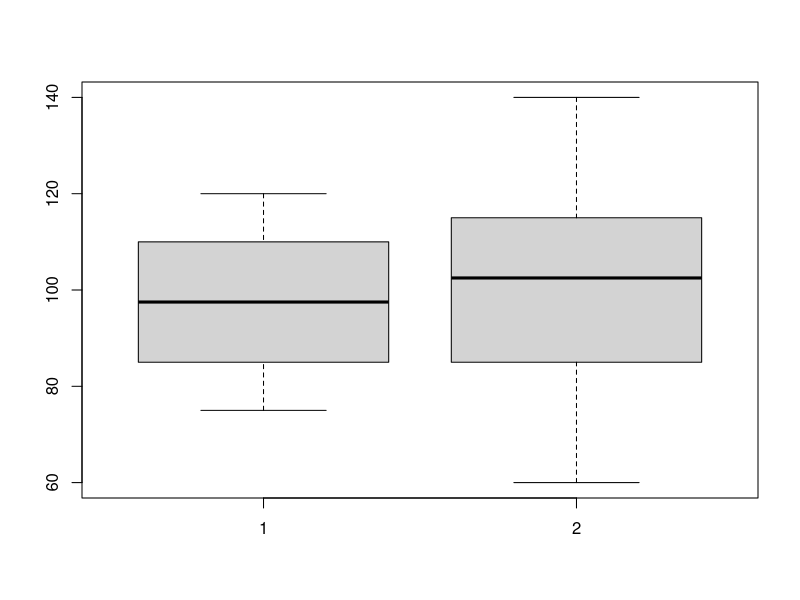

Write the R code that produced this figure.
########################################################################
#                       Two-sample tests of hypothesis 

## Two sample t-tests for independent variables

#Requirements:
#  1.The sampled populations follow the normal distribution (check Shapiro-Wilk test)
#  2.The sampled populations are independent. 

# Case I: Equal Population Variance
# Case II: Unequal Population Variance
# Check the equality of variances with "var.test"

# Hypothesis tesing:
help("t.test")

#t.test(sample1,sample2, alternative = c("two.sided", "less", "greater"), 
#       conf.level = 0.95, var.equal = FALSE)

# var.equal:	
# a logical variable indicating whether to treat the two variances as being equal. 
# If TRUE then the pooled variance is used to estimate the variance 
# otherwise the Welch (or Satterthwaite) approximation to the degrees of freedom is used.


## Two sample t-tests for paired samples

#Requirement:
#  1.The sampled populations follow the normal distribution (check Shapiro-Wilk test)

#t.test(sample1,sample2, alternative = c("two.sided", "less", "greater"), 
#       paired = TRUE, conf.level = 0.95)

# Note: paired = TRUE

########################################################################

# Application 1: A Customer Behavior Analysis

# A retail company wants to determine if there is a significant difference in 
# the average purchase amounts between two customer segments: 
# 1. online shoppers and 2. in-store shoppers. 
# They want to test whether online shoppers tend to spend more on average 
# compared to in-store shoppers.

# Sample data for online shoppers' purchase amounts
online_shoppers <- c(75, 80, 85, 90, 95, 100, 105, 110, 115, 120)
# Sample data for in-store shoppers' purchase amounts
in_store_shoppers <- c(60, 75, 115, 85, 140, 95, 100, 105, 110, 115)


#1. Test for normality:
#   H0= Sample data comes from a normally distributed population 
#   H1= Sample data does not come from a normally distributed population 
help("shapiro.test")

# H0= Sample data for online shoppers' purchase amounts comes from a normally distributed population 
shapiro.test(online_shoppers)
# Result: Since p-value = 0.8924 > 0.05, we do not reject H0.
# i.e, Sample data for online shoppers' purchase amounts is normally distributed.

shapiro.test(in_store_shoppers)
# i.e, Sample data for in-store shoppers' purchase amounts is normally distributed.

boxplot(online_shoppers, in_store_shoppers)


#2. Are the sampled populations independent?
# Yes, the since the purchase amounts of online shoppers does not depend on
# the purchase amounts of in-store shopper, the populations are independent.

#3. Test whether the population variances are equal or not
#   H0: The population variances are equal
#       F = Larger variance/smaller variance
help("var.test")
var.test(online_shoppers, in_store_shoppers)
# Result: p-value > 0.05, we do not reject H0
# The population variances are equal

# We want to check whether the online shoppers tend to spend more on average compared to in-store shopperss
# H0: online shoppers DO NOT tend to spend more on average compared to in-store shoppers
# H1: online shoppers tend to spend more on average compared to in-store shoppers
t.test(online_shoppers, in_store_shoppers, alternative = "greater", var.equal = TRUE)

# Since p-value > 0.05, we do not reject H0
# We do not have enough evidence to conclude that the online shoppers tend to 
# spend more on average compared to in-store shoppers at 0.05 significance level.



########################################################################
# Application 2: An IT Service Response Times

# An IT service provider wants to determine if there is a significant difference 
# in the response times of two customer support teams (Team A and Team B). 
# They collect data on response times for customer inquiries: 

# Response time data for two customer support teams
team_A_response <- c(12, 10, 14, 11, 13, 5, 21, 13, 14, 9, 15, 20, 18, 14)
team_B_response <- c(15, 16, 17, 15, 18, 19)

# Test the IT service provider's hypothesis at 0.01 level of significance.

# H0: there is no significant difference in the response times of two teams: mu_A = mu_B
# H1: there is a significant difference in the response times of two teams: mu_A != mu_B


## Checking for conditions:
#1. Test for normality:
shapiro.test(team_A_response)
shapiro.test(team_B_response)

#2. Are the sampled populations independent?
# Yes, the since the response times of two distinct teams has no such dependency
# the response time of Team A and Team B are independent.


#3. Test whether the population variances are equal or not
var.test(team_A_response, team_B_response)

## We want to check whether to check whether there is a significant difference in 
# the response times of two customer support teams (Team A and Team B).
# H0: there is no significant difference in the response times of two teams: mu_A = mu_B
# H1: there is a significant difference in the response times of two teams: mu_A != mu_B

t.test(team_A_response, team_B_response, alternative = "two.sided", var.equal = FALSE)

# Conclusion:


########################################################################
# Application 3: Manufacturing - Quality Control

# A manufacturer wants to assess whether a new production process improves 
# the quality of a product. They collect measurements of product quality 
# before and after implementing the new process in 20 production lines.

# Quality measurements before and after the new production process
# Line No      <-    1   2   3   4   5                                                      19  20
before_process <- c(72, 99, 81, 75, 93, 50, 75, 96, 71, 86, 97, 93, 49, 75, 74, 67, 79, 39, 78, 84)
after_process  <- c(75, 98, 85, 80, 95, 65, 84, 97, 74, 93, 95, 95, 55, 77, 81, 74, 82, 46, 84, 91)

# Test the manufacturer's hypothesis at 0.05 level of significance.

# H0: The new production process DOES NOT improve the quality of a product
# H1: The new production process improves the quality of a product

#1. Test for normality:
shapiro.test(before_process)
shapiro.test(after_process)

#2. Are the sampled populations independent?
# No, although the product quality in most lines have changed after the implementing 
# the new production method, production quality of a line is a unique characteristic 
# to the line itself.
# Hence, the production quality of each line after implementing the new production process
# is depend on the production quality of the line (before implementing the new producation process).
# In a line, the product quality before and after are paired measurements (depend on each other).


## We want to test whether a new production process improves the quality of a product.
# H0: new production process does not improve the quality of a product: mu_Before >= mu_After
# H1: new production process improves the quality of a product: mu_Before < mu_After
t.test(before_process, after_process, alternative = "greater", paired = TRUE)


# Alternatively, we can test the following:
# H0: new production process improves the quality of a product: mu_After >= mu_Before
# H1: new production process does not improve the quality of a product: mu_After < mu_Before
t.test(after_process, before_process, alternative = "greater", paired = TRUE)

# Conclusion:
